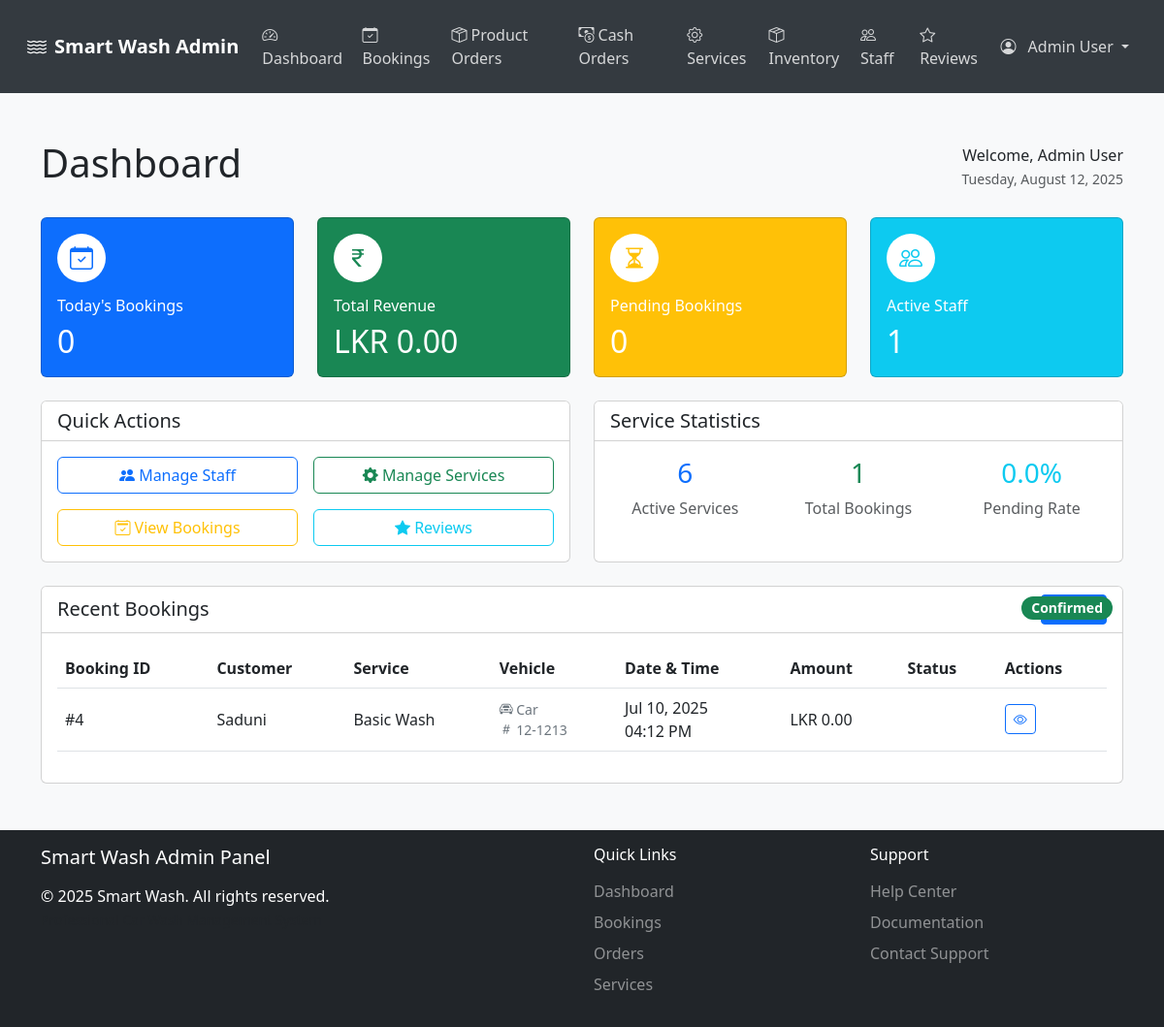
Screenshot of /Sample/dashboard.php (signed in) with the database file from the repository.
### tables this page shows
CREATE TABLE `bookings` (
  `id` int(11) NOT NULL,
  `customer_id` int(11) NOT NULL,
  `service_id` int(11) NOT NULL,
  `amount` decimal(10,2) NOT NULL,
  `staff_id` int(11) DEFAULT NULL,
  `booking_date` date NOT NULL,
  `booking_time` time NOT NULL,
  `vehicle_type` enum('car','suv','van','bike') NOT NULL,
  `vehicle_number` varchar(20) NOT NULL,
  `status` enum('pending','confirmed','in_progress','completed','cancelled') DEFAULT 'pending',
  `payment_status` enum('pending','paid','cancelled') DEFAULT 'pending',
  `payment_method` enum('cash','card','upi') DEFAULT 'cash',
  `amount_paid` decimal(10,2) DEFAULT NULL,
  `payment_date` timestamp NULL DEFAULT NULL,
  `notes` text DEFAULT NULL,
  `completed_at` timestamp NULL DEFAULT NULL,
  `created_at` timestamp NOT NULL DEFAULT current_timestamp(),
  `updated_at` timestamp NOT NULL DEFAULT current_timestamp() ON UPDATE current_timestamp()
);

CREATE TABLE `customers` (
  `id` int(11) NOT NULL,
  `name` varchar(100) NOT NULL,
  `email` varchar(100) NOT NULL,
  `phone` varchar(15) NOT NULL,
  `password_hash` varchar(255) NOT NULL,
  `status` enum('active','inactive') DEFAULT 'active',
  `last_login` timestamp NULL DEFAULT NULL,
  `last_logout` timestamp NULL DEFAULT NULL,
  `created_at` timestamp NOT NULL DEFAULT current_timestamp(),
  `updated_at` timestamp NOT NULL DEFAULT current_timestamp() ON UPDATE current_timestamp()
);

CREATE TABLE `services` (
  `id` int(11) NOT NULL,
  `name` varchar(255) NOT NULL,
  `description` text DEFAULT NULL,
  `price` decimal(10,2) NOT NULL,
  `duration` int(11) NOT NULL COMMENT 'Duration in minutes',
  `vehicle_types` longtext DEFAULT NULL COMMENT 'Array of supported vehicle types' CHECK (json_valid(`vehicle_types`)),
  `status` enum('active','inactive') DEFAULT 'active',
  `image_url` varchar(255) DEFAULT NULL,
  `created_at` timestamp NOT NULL DEFAULT current_timestamp(),
  `updated_at` timestamp NOT NULL DEFAULT current_timestamp() ON UPDATE current_timestamp()
);

### Sample/dashboard.php (the view, shortened to what this page needs)
<?php
$db = new Database();
$conn = $db->getConnection();
$totalBookingsQuery = "SELECT COUNT(*) as total_bookings FROM bookings";
$totalBookingsResult = mysqli_query($conn, $totalBookingsQuery);
$totalBookings = 0;
if ($totalBookingsResult) {
    $row = mysqli_fetch_assoc($totalBookingsResult);
    $totalBookings = $row['total_bookings'];
}
$todayBookingsQuery = "SELECT COUNT(*) as today_bookings FROM bookings WHERE DATE(booking_date) = CURDATE()";
$todayBookingsResult = mysqli_query($conn, $todayBookingsQuery);
$todayBookings = 0;
if ($todayBookingsResult) {
    $row = mysqli_fetch_assoc($todayBookingsResult);
    $todayBookings = $row['today_bookings'];
}
$totalRevenueQuery = "SELECT SUM(amount_paid) as total_revenue FROM bookings WHERE payment_status = 'paid'";
$totalRevenueResult = mysqli_query($conn, $totalRevenueQuery);
$totalRevenue = 0;
if ($totalRevenueResult) {
    $row = mysqli_fetch_assoc($totalRevenueResult);
    $totalRevenue = $row['total_revenue'] ? $row['total_revenue'] : 0;
}
$pendingBookingsQuery = "SELECT COUNT(*) as pending_bookings FROM bookings WHERE status = 'pending'";
$pendingBookingsResult = mysqli_query($conn, $pendingBookingsQuery);
$pendingBookings = 0;
if ($pendingBookingsResult) {
    $row = mysqli_fetch_assoc($pendingBookingsResult);
    $pendingBookings = $row['pending_bookings'];
}
$staffCountQuery = "SELECT COUNT(*) as staff_count FROM staff WHERE role = 'washer' AND status = 'active'";
$staffCountResult = mysqli_query($conn, $staffCountQuery);
$staffCount = 0;
if ($staffCountResult) {
    $row = mysqli_fetch_assoc($staffCountResult);
    $staffCount = $row['staff_count'];
}
$servicesCountQuery = "SELECT COUNT(*) as services_count FROM services WHERE status = 'active'";
$servicesCountResult = mysqli_query($conn, $servicesCountQuery);
$servicesCount = 0;
if ($servicesCountResult) {
    $row = mysqli_fetch_assoc($servicesCountResult);
    $servicesCount = $row['services_count'];
}
$recentBookingsQuery = "SELECT b.id as booking_id,
                               c.name as customer_name,
                               s.name as service_name,
                               b.booking_date,
                               b.booking_time,
                               b.amount_paid,
                               b.status,
                               b.vehicle_type,
                               b.vehicle_number
                        FROM bookings b
                        JOIN customers c ON b.customer_id = c.id
                        JOIN services s ON b.service_id = s.id
                        ORDER BY b.created_at DESC
                        LIMIT 5";
$recentBookingsResult = mysqli_query($conn, $recentBookingsQuery);
?>
<!DOCTYPE html>
<html lang="en">
<head>
  <link href="https://cdn.jsdelivr.net/npm/bootstrap@5.3.0/dist/css/bootstrap.min.css" rel="stylesheet">
  <link href="https://cdn.jsdelivr.net/npm/bootstrap-icons@1.10.3/font/bootstrap-icons.css" rel="stylesheet">
  <link href="admin-styles.css" rel="stylesheet">
</head>
<body class="bg-light">
  <?php include('admin-navbar.php'); ?>
  <main class="py-5">
    <div class="container">
            <div class="d-flex justify-content-between align-items-center mb-4">
                <h1>Dashboard</h1>
                <div class="text-end">
                    <p class="mb-0">Welcome, <?php echo htmlspecialchars($_SESSION['admin_name']); ?></p>
                    <small class="text-muted"><?php echo date('l, F j, Y'); ?></small>
                </div>
            </div>
            <div class="row g-4 mb-4">
                <div class="col-md-3">
                    <div class="card stat-card bg-primary text-white h-100">
                        <div class="card-body">
                            <div class="icon-circle bg-white text-primary">
                                <i class="bi bi-calendar-check fs-4"></i>
                            </div>
                            <h6 class="card-title">Today's Bookings</h6>
                            <h2 class="mb-0"><?php echo $todayBookings; ?></h2>
            </div>
          </div>
        </div>
        <div class="col-md-3">
                    <div class="card stat-card bg-success text-white h-100">
            <div class="card-body">
                            <div class="icon-circle bg-white text-success">
                                <i class="bi bi-currency-rupee fs-4"></i>
                            </div>
                            <h6 class="card-title">Total Revenue</h6>
                            <h2 class="mb-0">LKR <?php echo number_format($totalRevenue, 2); ?></h2>
            </div>
          </div>
        </div>
        <div class="col-md-3">
                    <div class="card stat-card bg-warning text-white h-100">
            <div class="card-body">
                            <div class="icon-circle bg-white text-warning">
                                <i class="bi bi-hourglass-split fs-4"></i>
                            </div>
                            <h6 class="card-title">Pending Bookings</h6>
                            <h2 class="mb-0"><?php echo $pendingBookings; ?></h2>
            </div>
          </div>
        </div>
        <div class="col-md-3">
                    <div class="card stat-card bg-info text-white h-100">
            <div class="card-body">
                            <div class="icon-circle bg-white text-info">
                                <i class="bi bi-people fs-4"></i>
                            </div>
                            <h6 class="card-title">Active Staff</h6>
                            <h2 class="mb-0"><?php echo $staffCount; ?></h2>
            </div>
          </div>
        </div>
      </div>
            <div class="row mb-4">
                <div class="col-md-6">
                    <div class="card h-100">
                        <div class="card-header bg-white">
                            <h5 class="card-title mb-0">Quick Actions</h5>
                        </div>
            <div class="card-body">
                            <div class="row g-3">
                                <div class="col-6">
                                    <a href="staff-management.php" class="btn btn-outline-primary w-100">
                                        <i class="bi bi-people-fill"></i> Manage Staff
                                    </a>
                                </div>
                                <div class="col-6">
                                    <a href="admin-treatment-management.php" class="btn btn-outline-success w-100">
                                        <i class="bi bi-gear-fill"></i> Manage Services
                                    </a>
                                </div>
                                <div class="col-6">
                                    <a href="view-orders.php" class="btn btn-outline-warning w-100">
                                        <i class="bi bi-calendar2-check"></i> View Bookings
                                    </a>
                                </div>
                                <div class="col-6">
                                    <a href="admin-review-managment.php" class="btn btn-outline-info w-100">
                                        <i class="bi bi-star-fill"></i> Reviews
                                    </a>
            </div>
          </div>
        </div>
            </div>
          </div>
                <div class="col-md-6">
                    <div class="card h-100">
                        <div class="card-header bg-white">
                            <h5 class="card-title mb-0">Service Statistics</h5>
        </div>
            <div class="card-body">
                            <div class="row text-center">
                                <div class="col-4">
                                    <h3 class="text-primary"><?php echo $servicesCount; ?></h3>
                                    <p class="text-muted mb-0">Active Services</p>
                                </div>
                                <div class="col-4">
                                    <h3 class="text-success"><?php echo $totalBookings; ?></h3>
                                    <p class="text-muted mb-0">Total Bookings</p>
                                </div>
                                <div class="col-4">
                                    <h3 class="text-info"><?php echo number_format(($totalBookings > 0 ? ($pendingBookings / $totalBookings) * 100 : 0), 1); ?>%</h3>
                                    <p class="text-muted mb-0">Pending Rate</p>
                                </div>
            </div>
          </div>
        </div>
      </div>
            </div>
            <div class="card">
                <div class="card-header bg-white d-flex justify-content-between align-items-center">
                    <h5 class="card-title mb-0">Recent Bookings</h5>
                    <a href="view-orders.php" class="btn btn-sm btn-primary">View All</a>
            </div>
            <div class="card-body">
              <div class="table-responsive">
                        <table class="table table-hover align-middle">
                  <thead>
                    <tr>
                                    <th>Booking ID</th>
                      <th>Customer</th>
                                    <th>Service</th>
                                    <th>Vehicle</th>
                                    <th>Date & Time</th>
                      <th>Amount</th>
                      <th>Status</th>
                      <th>Actions</th>
                    </tr>
                  </thead>
                  <tbody>
                    <?php
                                if ($recentBookingsResult && mysqli_num_rows($recentBookingsResult) > 0) {
                                    while ($booking = mysqli_fetch_assoc($recentBookingsResult)) {
                            $statusClass = 'secondary';
                                        switch ($booking['status']) {
                                            case 'confirmed':
                                                $statusClass = 'success';
                                                break;
                                        }
                                        ?>
                                        <tr>
                                            <td>#<?php echo $booking['booking_id']; ?></td>
                                            <td><?php echo htmlspecialchars($booking['customer_name']); ?></td>
                                            <td><?php echo htmlspecialchars($booking['service_name']); ?></td>
                                            <td>
                                                <div class="vehicle-info">
                                                    <i class="bi bi-car-front"></i>
                                                    <?php echo ucfirst($booking['vehicle_type']); ?>
                                                    <br>
                                                    <i class="bi bi-hash"></i>
                                                    <?php echo strtoupper($booking['vehicle_number']); ?>
                                                </div>
                                            </td>
                                            <td>
                                                <?php
                                                echo date('M d, Y', strtotime($booking['booking_date'])) . '<br>';
                                                echo date('h:i A', strtotime($booking['booking_time']));
                                                ?>
                                            </td>
                                            <td>LKR <?php echo number_format($booking['amount_paid'] ?? 0, 2); ?></td>
                                            <td>
                                                <span class="badge bg-<?php echo $statusClass; ?> status-badge">
                                                    <?php echo ucfirst($booking['status']); ?>
                                                </span>
                                            </td>
                                            <td>
                                                <a href="view-orders.php?id=<?php echo $booking['booking_id']; ?>"
                                                   class="btn btn-sm btn-outline-primary">
                                                    <i class="bi bi-eye"></i>
                                                </a>
                                            </td>
                                        </tr>
                                        <?php
                        }
                    } else {
                                    echo '<tr><td colspan="8" class="text-center">No recent bookings found</td></tr>';
                    }
                    ?>
                  </tbody>
                </table>
              </div>
                </div>
      </div>
    </div>
  </main>
  <?php include('admin-footer.php'); ?>
</body>
</html>

### Sample/admin-styles.css (style rules this page uses)
html, body { height: 100%; }
body { display: flex; flex-direction: column; min-height: 100vh; }
main { flex: 1 0 auto; }
.status-badge { position: absolute; top: 10px; right: 10px; }

### Sample/dashboard.php (style rules this page uses)
.icon-circle { width: 50px; height: 50px; border-radius: 50%; display: flex; align-items: center; justify-content: center; margin-bottom: 15px; }
.status-badge { padding: 5px 10px; border-radius: 15px; font-size: 0.875rem; }
.vehicle-info { font-size: 0.875rem; color: #6c757d; }

### rows the page displays
bookings: id "4", customer.name "Saduni", service.name "Basic Wash", vehicle_type "Car", vehicle_number "12-1213", booking_date "Jul 10, 2025", booking_time "04:12 PM", amount_paid "0.00", status "Confirmed"

### other values shown
$_SESSION['admin_name'] "Admin User"
$todayBookings "0"
$totalRevenue "0.00"
$pendingBookings "0"
$staffCount "1"
$servicesCount "6"
$totalBookings "1"
$totalBookings > 0 ? ($pendingBookings / $totalBookings) * 100 : 0 "0.0"
